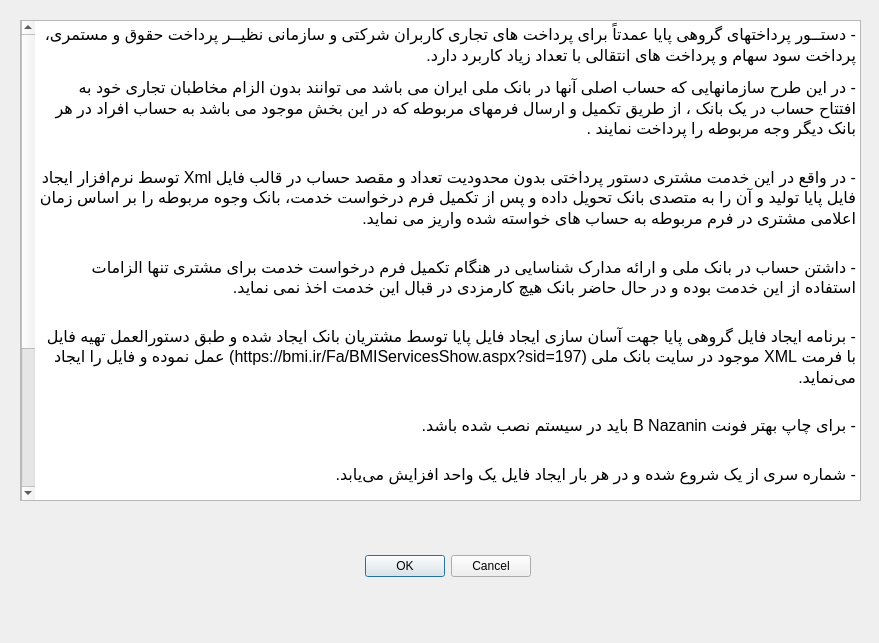
<?xml version="1.0" encoding="UTF-8"?>
<ui version="4.0">
 <class>HelpDialog</class>
 <widget class="QDialog" name="HelpDialog">
  <property name="geometry">
   <rect>
    <x>0</x>
    <y>0</y>
    <width>879</width>
    <height>643</height>
   </rect>
  </property>
  <property name="windowTitle">
   <string>راهنمای برنامه</string>
  </property>
  <widget class="QDialogButtonBox" name="buttonBox">
   <property name="geometry">
    <rect>
     <x>190</x>
     <y>550</y>
     <width>341</width>
     <height>32</height>
    </rect>
   </property>
   <property name="orientation">
    <enum>Qt::Horizontal</enum>
   </property>
   <property name="standardButtons">
    <set>QDialogButtonBox::Cancel|QDialogButtonBox::Ok</set>
   </property>
  </widget>
  <widget class="QTextBrowser" name="textBrowser">
   <property name="geometry">
    <rect>
     <x>20</x>
     <y>20</y>
     <width>841</width>
     <height>481</height>
    </rect>
   </property>
   <property name="layoutDirection">
    <enum>Qt::RightToLeft</enum>
   </property>
   <property name="html">
    <string>&lt;!DOCTYPE HTML PUBLIC &quot;-//W3C//DTD HTML 4.0//EN&quot; &quot;http://www.w3.org/TR/REC-html40/strict.dtd&quot;&gt;
&lt;html&gt;&lt;head&gt;&lt;meta name=&quot;qrichtext&quot; content=&quot;1&quot; /&gt;&lt;style type=&quot;text/css&quot;&gt;
p, li { white-space: pre-wrap; }
&lt;/style&gt;&lt;/head&gt;&lt;body style=&quot; font-family:'Ubuntu'; font-size:10pt; font-weight:400; font-style:normal;&quot;&gt;
&lt;p align=&quot;right&quot; dir='rtl' style=&quot; margin-top:12px; margin-bottom:0px; margin-left:0px; margin-right:0px; -qt-block-indent:0; text-indent:0px; line-height:108%; background-color:transparent;&quot;&gt;&lt;span style=&quot; font-family:'Tahoma','serif'; font-size:12pt;&quot;&gt;- &lt;/span&gt;&lt;span style=&quot; font-family:'Tahoma'; font-size:12pt;&quot;&gt;دستــور پرداختهای گروهی پایا عمدتاً برای پرداخت های تجاری کاربران شرکتی و سازمانی نظیــر پرداخت حقوق و مستمری، پرداخت سود سهام و پرداخت های انتقالی با تعداد زیاد کاربرد دارد&lt;/span&gt;&lt;span style=&quot; font-family:'Tahoma','serif'; font-size:12pt;&quot;&gt;.&lt;/span&gt;&lt;/p&gt;
&lt;p align=&quot;right&quot; dir='rtl' style=&quot; margin-top:12px; margin-bottom:0px; margin-left:0px; margin-right:0px; -qt-block-indent:0; text-indent:0px; line-height:108%; background-color:transparent;&quot;&gt;&lt;span style=&quot; font-family:'Tahoma','serif'; font-size:12pt;&quot;&gt;- &lt;/span&gt;&lt;span style=&quot; font-family:'Tahoma'; font-size:12pt;&quot;&gt;در این طرح سازمانهایی که حساب اصلی آنها در بانک ملی ایران می باشد می توانند بدون الزام مخاطبان تجاری خود به افتتاح حساب در یک بانک ، از طریق تکمیل و ارسال فرمهای مربوطه که در این بخش موجود می باشد به حساب افراد در هر بانک دیگر وجه مربوطه را پرداخت نمایند &lt;/span&gt;&lt;span style=&quot; font-family:'Tahoma','serif'; font-size:12pt;&quot;&gt;.&lt;/span&gt;&lt;/p&gt;
&lt;p align=&quot;right&quot; dir='rtl' style=&quot; margin-top:12px; margin-bottom:0px; margin-left:0px; margin-right:0px; -qt-block-indent:0; text-indent:0px; line-height:108%; background-color:transparent;&quot;&gt;&lt;br /&gt;&lt;span style=&quot; font-family:'Tahoma','serif'; font-size:12pt;&quot;&gt;- &lt;/span&gt;&lt;span style=&quot; font-family:'Tahoma'; font-size:12pt;&quot;&gt;در واقع در این خدمت مشتری دستور پرداختی بدون محدودیت تعداد و مقصد حساب در قالب فایل &lt;/span&gt;&lt;span style=&quot; font-family:'Tahoma','serif'; font-size:12pt;&quot;&gt;Xml &lt;/span&gt;&lt;span style=&quot; font-family:'Tahoma'; font-size:12pt;&quot;&gt;توسط نرم‌افزار ایجاد فایل پایا تولید و آن را به متصدی بانک تحویل داده و پس از تکمیل فرم درخواست خدمت، بانک وجوه مربوطه را بر اساس زمان اعلامی مشتری در فرم مربوطه به حساب های خواسته شده واریز می نماید&lt;/span&gt;&lt;span style=&quot; font-family:'Tahoma','serif'; font-size:12pt;&quot;&gt;.&lt;/span&gt;&lt;/p&gt;
&lt;p align=&quot;right&quot; dir='rtl' style=&quot; margin-top:12px; margin-bottom:0px; margin-left:0px; margin-right:0px; -qt-block-indent:0; text-indent:0px; line-height:108%; background-color:transparent;&quot;&gt;&lt;br /&gt;&lt;span style=&quot; font-family:'Tahoma','serif'; font-size:12pt;&quot;&gt;- &lt;/span&gt;&lt;span style=&quot; font-family:'Tahoma'; font-size:12pt;&quot;&gt;داشتن حساب در بانک ملی و ارائه مدارک شناسایی در هنگام تکمیل فرم درخواست خدمت برای مشتری تنها الزامات استفاده از این خدمت بوده و در حال حاضر بانک هیچ کارمزدی در قبال این خدمت اخذ نمی نماید&lt;/span&gt;&lt;span style=&quot; font-family:'Tahoma','serif'; font-size:12pt;&quot;&gt;.&lt;/span&gt;&lt;/p&gt;
&lt;p align=&quot;right&quot; dir='rtl' style=&quot; margin-top:12px; margin-bottom:0px; margin-left:0px; margin-right:0px; -qt-block-indent:0; text-indent:0px; line-height:108%; background-color:transparent;&quot;&gt;&lt;br /&gt;&lt;span style=&quot; font-family:'Tahoma','serif'; font-size:12pt;&quot;&gt;- &lt;/span&gt;&lt;span style=&quot; font-family:'Tahoma'; font-size:12pt;&quot;&gt;برنامه ایجاد فایل گروهی پایا جهت آسان سازی ایجاد فایل پایا توسط مشتریان بانک ایجاد شده و طبق دستورالعمل تهیه فایل با فرمت &lt;/span&gt;&lt;span style=&quot; font-family:'Tahoma','serif'; font-size:12pt;&quot;&gt;XML &lt;/span&gt;&lt;span style=&quot; font-family:'Tahoma'; font-size:12pt;&quot;&gt;موجود در سایت بانک ملی &lt;/span&gt;&lt;span style=&quot; font-family:'Tahoma','serif'; font-size:12pt;&quot;&gt;(https://bmi.ir/Fa/BMIServicesShow.aspx?sid=197) &lt;/span&gt;&lt;span style=&quot; font-family:'Tahoma'; font-size:12pt;&quot;&gt;عمل نموده و فایل را ایجاد می‌نماید&lt;/span&gt;&lt;span style=&quot; font-family:'Tahoma','serif'; font-size:12pt;&quot;&gt;.&lt;/span&gt;&lt;/p&gt;
&lt;p align=&quot;right&quot; dir='rtl' style=&quot; margin-top:12px; margin-bottom:0px; margin-left:0px; margin-right:0px; -qt-block-indent:0; text-indent:0px; line-height:108%; background-color:transparent;&quot;&gt;&lt;br /&gt;&lt;span style=&quot; font-family:'Tahoma','serif'; font-size:12pt;&quot;&gt;- &lt;/span&gt;&lt;span style=&quot; font-family:'Tahoma'; font-size:12pt;&quot;&gt;برای چاپ بهتر فونت &lt;/span&gt;&lt;span style=&quot; font-family:'Tahoma','serif'; font-size:12pt;&quot;&gt;B Nazanin &lt;/span&gt;&lt;span style=&quot; font-family:'Tahoma'; font-size:12pt;&quot;&gt;باید در سیستم نصب شده باشد&lt;/span&gt;&lt;span style=&quot; font-family:'Tahoma','serif'; font-size:12pt;&quot;&gt;. &lt;/span&gt;&lt;/p&gt;
&lt;p align=&quot;right&quot; dir='rtl' style=&quot; margin-top:12px; margin-bottom:0px; margin-left:0px; margin-right:0px; -qt-block-indent:0; text-indent:0px; line-height:108%; background-color:transparent;&quot;&gt;&lt;br /&gt;&lt;a name=&quot;_GoBack&quot;&gt;&lt;/a&gt;&lt;span style=&quot; font-family:'Tahoma','serif'; font-size:12pt;&quot;&gt;-&lt;/span&gt;&lt;span style=&quot; font-family:'Tahoma','serif'; font-size:12pt;&quot;&gt; &lt;/span&gt;&lt;span style=&quot; font-family:'Tahoma'; font-size:12pt;&quot;&gt;شماره سری از یک شروع شده و در هر بار ایجاد فایل یک واحد افزایش می‌یابد&lt;/span&gt;&lt;span style=&quot; font-family:'Tahoma','serif'; font-size:12pt;&quot;&gt;.&lt;/span&gt;&lt;/p&gt;
&lt;p align=&quot;right&quot; dir='rtl' style=&quot; margin-top:12px; margin-bottom:0px; margin-left:0px; margin-right:0px; -qt-block-indent:0; text-indent:0px; line-height:108%; background-color:transparent;&quot;&gt;&lt;br /&gt;&lt;span style=&quot; font-family:'Tahoma','serif'; font-size:12pt;&quot;&gt;- &lt;/span&gt;&lt;span style=&quot; font-family:'Tahoma'; font-size:12pt;&quot;&gt;این برنامه بصورت علاقه شخصی جهت راحتی در ایجاد فایل پایای گروهی و ویرایش آن توسط این‌جانب &lt;/span&gt;&lt;span style=&quot; font-family:'Tahoma','serif'; font-size:12pt;&quot;&gt;« &lt;/span&gt;&lt;span style=&quot; font-family:'Tahoma'; font-size:12pt;&quot;&gt;احمد پوربابائی گرده&lt;/span&gt;&lt;span style=&quot; font-family:'Tahoma','serif'; font-size:12pt;&quot;&gt;» &lt;/span&gt;&lt;span style=&quot; font-family:'Tahoma'; font-size:12pt;&quot;&gt;نوشته شده و در دسترس مشتریان عزیز بانک قرار گرفته شده است&lt;/span&gt;&lt;span style=&quot; font-family:'Tahoma','serif'; font-size:12pt;&quot;&gt;.&lt;/span&gt;&lt;/p&gt;
&lt;p align=&quot;right&quot; dir='rtl' style=&quot; margin-top:12px; margin-bottom:0px; margin-left:0px; margin-right:0px; -qt-block-indent:0; text-indent:0px; line-height:108%; background-color:transparent;&quot;&gt;&lt;span style=&quot; font-family:'Tahoma','serif'; font-size:12pt;&quot;&gt;- &lt;/span&gt;&lt;span style=&quot; font-family:'Tahoma'; font-size:12pt;&quot;&gt;در صورت مشاهده هرگونه نقص و ایراد و یا هرگونه پیشنهاد و انتقاد می‌توانید با استفاده از ایمیل، تلگرام و بله به این‌جانب پیغام دهید&lt;/span&gt;&lt;span style=&quot; font-family:'Tahoma','serif'; font-size:12pt;&quot;&gt;.&lt;/span&gt;&lt;/p&gt;
&lt;p dir='rtl' style=&quot; margin-top:12px; margin-bottom:0px; margin-left:0px; margin-right:0px; -qt-block-indent:0; text-indent:0px; line-height:108%; background-color:transparent;&quot;&gt;&lt;span style=&quot; font-family:'Tahoma','serif'; font-size:12pt;&quot;&gt;Email: &lt;/span&gt;&lt;a href=&quot;mailto:ahmadbabayi@iran.ir&quot;&gt;&lt;span style=&quot; font-family:'Tahoma','serif'; font-size:12pt; text-decoration: underline; color:#000080;&quot;&gt;ahmadbabayi@iran.ir&lt;/span&gt;&lt;/a&gt;&lt;/p&gt;
&lt;p dir='rtl' style=&quot; margin-top:12px; margin-bottom:0px; margin-left:0px; margin-right:0px; -qt-block-indent:0; text-indent:0px; line-height:108%; background-color:transparent;&quot;&gt;&lt;span style=&quot; font-family:'Tahoma','serif'; font-size:12pt;&quot;&gt;Telegram: @ahmadbabayi&lt;/span&gt;&lt;/p&gt;
&lt;p dir='rtl' style=&quot; margin-top:12px; margin-bottom:0px; margin-left:0px; margin-right:0px; -qt-block-indent:0; text-indent:0px; line-height:108%; background-color:transparent;&quot;&gt;&lt;span style=&quot; font-family:'Tahoma','serif'; font-size:12pt;&quot;&gt;Bale: @ahmadbabayi&lt;/span&gt;&lt;/p&gt;&lt;/body&gt;&lt;/html&gt;</string>
   </property>
  </widget>
 </widget>
 <resources/>
 <connections>
  <connection>
   <sender>buttonBox</sender>
   <signal>accepted()</signal>
   <receiver>HelpDialog</receiver>
   <slot>accept()</slot>
   <hints>
    <hint type="sourcelabel">
     <x>248</x>
     <y>254</y>
    </hint>
    <hint type="destinationlabel">
     <x>157</x>
     <y>274</y>
    </hint>
   </hints>
  </connection>
  <connection>
   <sender>buttonBox</sender>
   <signal>rejected()</signal>
   <receiver>HelpDialog</receiver>
   <slot>reject()</slot>
   <hints>
    <hint type="sourcelabel">
     <x>316</x>
     <y>260</y>
    </hint>
    <hint type="destinationlabel">
     <x>286</x>
     <y>274</y>
    </hint>
   </hints>
  </connection>
 </connections>
</ui>
